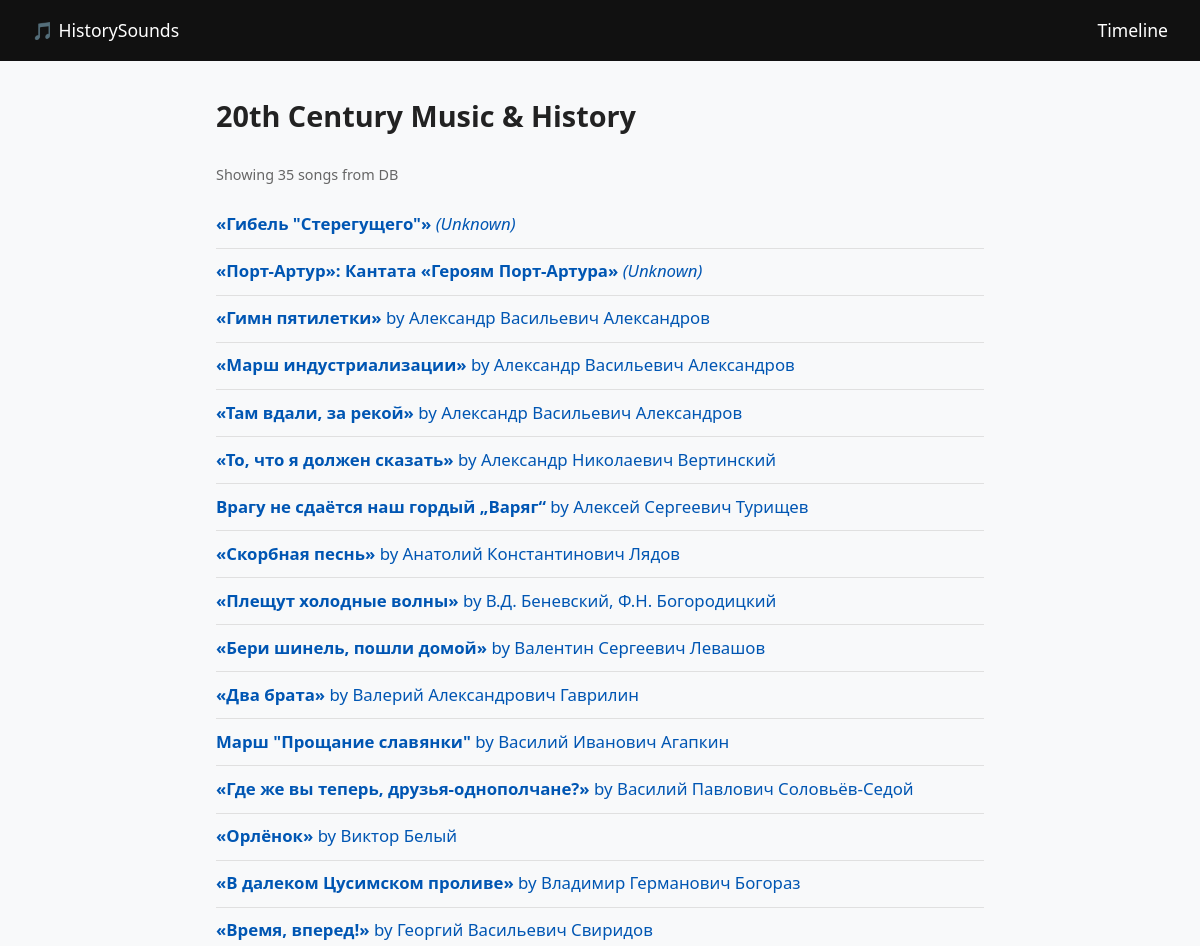
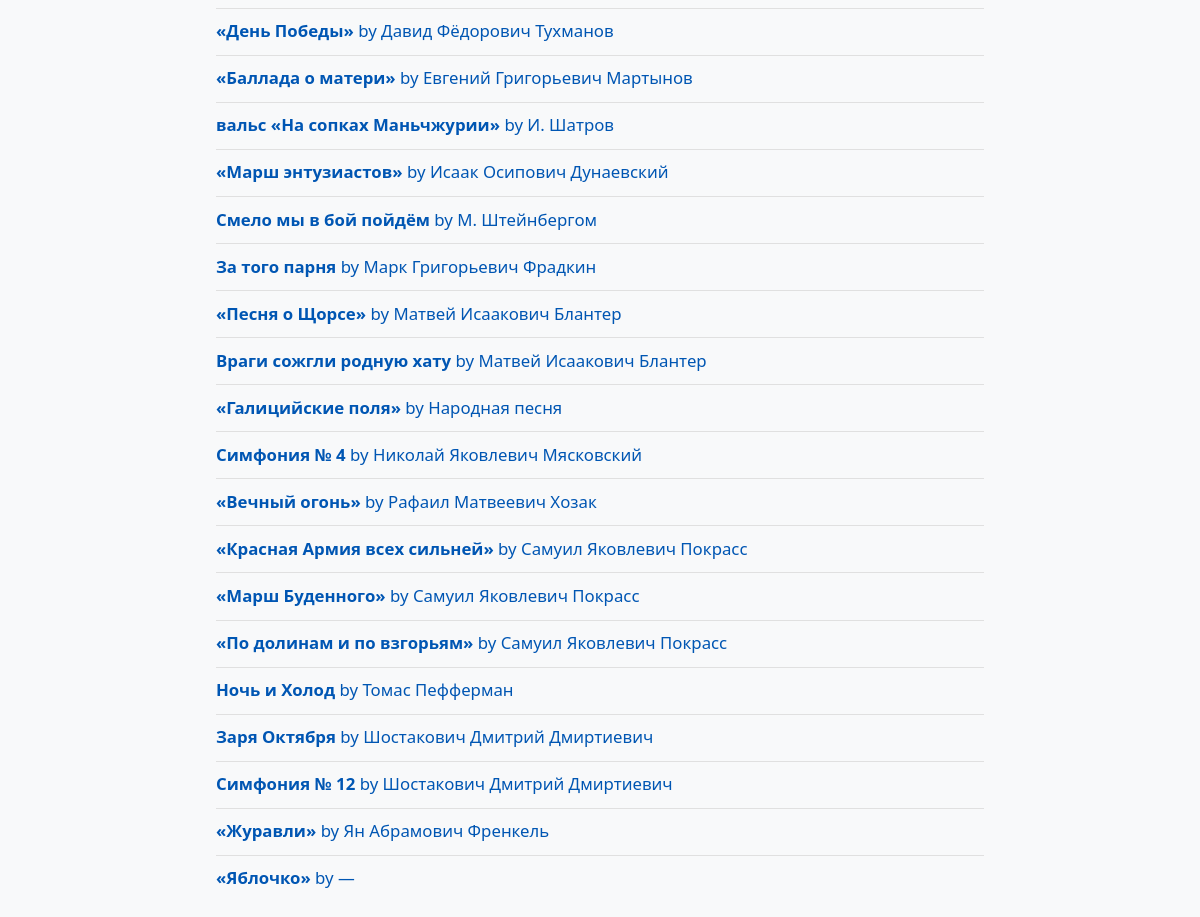
The page / on the database its author committed (2 pictures, top to bottom).
### models/songs.py (models this page shows)
class Song(Base):
    __tablename__ = "songs"
    id = Column(Integer, primary_key=True, index=True, autoincrement=True)
    name = Column(String, nullable=False)
    composer = Column(String, nullable=False)
    events = relationship("Event", secondary=song_event, back_populates="songs")

### app.py (the view)
@app.get("/", response_class=HTMLResponse)
async def timeline(request: Request, db: Session = Depends(get_db)):
    songs = db.query(Song).order_by(Song.composer, Song.name).all()
    return templates.TemplateResponse(
        name="timeline.html",
        context={"request": request, "songs": songs}
    )

### templates/timeline.html
{% extends "base.html" %}
{% block content %}
<h1>20th Century Music & History</h1>
<p class="debug-count">Showing {{ songs|length }} songs from DB</p>
<ul class="timeline">
{% for s in songs %}
  {% set safe_name = (s.name or "")|string|trim %}
  {% if safe_name and safe_name|lower != 'nan' %}
    {% set composer_val = (s.composer or "")|string|trim %}
    {% if composer_val in ['nan', 'none', '', '?'] %}
      {% set composer_val = '' %}
    {% endif %}
    <li class="timeline-item">
      {% if composer_val %}
        <a href="/{{ composer_val | e }}/{{ safe_name | e }}" class="song-link">
          <strong>{{ safe_name }}</strong> by {{ composer_val }}
        </a>
      {% else %}
        <a href="/song/{{ safe_name | e }}" class="song-link">
          <strong>{{ safe_name }}</strong> <em>(Unknown)</em>
        </a>
      {% endif %}
    </li>
  {% endif %}
{% endfor %}
</ul>
{% endblock %}

### templates/base.html (shortened to what this page needs)
<!DOCTYPE html>
<html lang="en">
<head>
    <link rel="stylesheet" href="/static/style.css?v=2">
</head>
<body>
    <header>
        <a href="/" class="logo">🎵 HistorySounds</a>
        <nav><a href="/">Timeline</a></nav>
    </header>
    <main>{% block content %}{% endblock %}</main>
</body>
</html>

### static/style.css (style rules this page uses)
* { box-sizing: border-box; margin: 0; padding: 0; }
html, body { font-family: system-ui, -apple-system, "Segoe UI", Roboto, sans-serif; line-height: 1.6; color: #222; background: #f8f9fa; height: auto !important; overflow-y: auto !important; }
header { display: flex; justify-content: space-between; align-items: center; padding: 1rem 2rem; background: #111; color: white; }
header a { color: white; text-decoration: none; font-weight: 500; font-size: 1.1rem; }
main { max-width: 800px; margin: 2rem auto; padding: 0 1rem 4rem; height: auto !important; overflow: visible !important; }
h1 { margin-bottom: 1.5rem; font-size: 1.8rem; }
.timeline { list-style: none; height: auto !important; max-height: none !important; overflow: visible !important; }
.timeline-item { padding: 0.6rem 0; border-bottom: 1px solid #e0e0e0; }
.timeline-item:last-child { border-bottom: none; }
.song-link { text-decoration: none; color: #0056b3; font-size: 1.05rem; }
.debug-count { color: #666; font-size: 0.9rem; margin-bottom: 1rem; }

### rows shown on the page
Song: name "«Гибель \"Стерегущего\"»"
Song: name "«Порт-Артур»: Кантата «Героям Порт-Артура»"
Song: name "«Гимн пятилетки»", composer "Александр Васильевич Александров"
Song: name "«Марш индустриализации»", composer "Александр Васильевич Александров"
Song: name "«Там вдали, за рекой»", composer "Александр Васильевич Александров"
Song: name "«То, что я должен сказать»", composer "Александр Николаевич Вертинский"
Song: name "Врагу не сдаётся наш гордый „Варяг“", composer "Алексей Сергеевич Турищев"
Song: name "«Скорбная песнь»", composer "Анатолий Константинович Лядов"
Song: name "«Плещут холодные волны»", composer "В.Д. Беневский, Ф.Н. Богородицкий"
Song: name "«Бери шинель, пошли домой»", composer "Валентин Сергеевич Левашов"
Song: name "«Два брата»", composer "Валерий Александрович Гаврилин"
Song: name "Марш \"Прощание славянки\"", composer "Василий Иванович Агапкин"
Song: name "«Где же вы теперь, друзья-однополчане?»", composer "Василий Павлович Соловьёв-Седой"
Song: name "«Орлёнок»", composer "Виктор Белый"
Song: name "«В далеком Цусимском проливе»", composer "Владимир Германович Богораз"
Song: name "«Время, вперед!»", composer "Георгий Васильевич Свиридов"
Song: name "«День Победы»", composer "Давид Фёдорович Тухманов"
Song: name "«Баллада о матери»", composer "Евгений Григорьевич Мартынов"
Song: name "вальс «На сопках Маньчжурии»", composer "И. Шатров"
Song: name "«Марш энтузиастов»", composer "Исаак Осипович Дунаевский"
Song: name "Смело мы в бой пойдём", composer "М. Штейнбергом"
Song: name "За того парня", composer "Марк Григорьевич Фрадкин"
Song: name "«Песня о Щорсе»", composer "Матвей Исаакович Блантер"
Song: name "Враги сожгли родную хату", composer "Матвей Исаакович Блантер"
Song: name "«Галицийские поля»", composer "Народная песня"
Song: name "Симфония № 4", composer "Николай Яковлевич Мясковский"
Song: name "«Вечный огонь»", composer "Рафаил Матвеевич Хозак"
Song: name "«Красная Армия всех сильней»", composer "Самуил Яковлевич Покрасс"
Song: name "«Марш Буденного»", composer "Самуил Яковлевич Покрасс"
Song: name "«По долинам и по взгорьям»", composer "Самуил Яковлевич Покрасс"
Song: name "Ночь и Холод", composer "Томас Пефферман"
Song: name "Заря Октября", composer "Шостакович Дмитрий Дмиртиевич"
Song: name "Симфония № 12", composer "Шостакович Дмитрий Дмиртиевич"
Song: name "«Журавли»", composer "Ян Абрамович Френкель"
Song: name "«Яблочко»", composer "—"

### other values the page prints
{{ songs|length }} "35"
